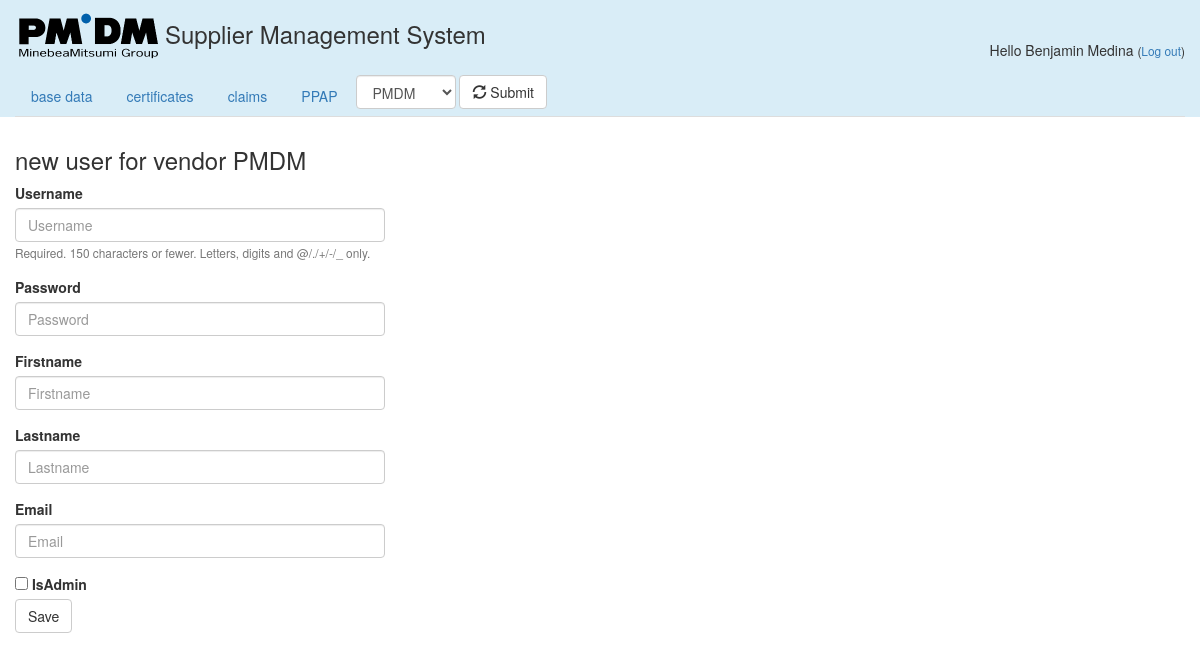
Screenshot of /SMS/user_new/1 (signed in) with the database file from the repository.
### SMS/models.py (models this page shows, shortened)
class UserProfile(models.Model):
    user = models.OneToOneField(User, on_delete=models.CASCADE)
    firstname = models.CharField(max_length=50)
    lastname = models.CharField(max_length=50)
    email = models.EmailField()
    company = models.ForeignKey(Company, on_delete=models.SET_NULL, null = True)
    isAdmin = models.BooleanField(default=False)
    isStaff = models.BooleanField(default=False)
    activation_key = models.CharField(max_length=40, default='1234')
    class Meta:
        ordering = ('user__username',)

class Company(models.Model):
   name =  models.CharField(max_length=200, unique=True, verbose_name='Vendor name')
   DUNS = models.CharField(max_length=10, unique=True)
   adress1 = models.CharField(max_length=200)
   adress2 = models.CharField(max_length=200, blank=True)
   postcode = models.CharField(max_length=15)
   town = models.CharField(max_length=200)
   country = CountryField()
   def __str__(self):
       return self.name

### SMS/views.py (the view)
# urls.py: path('user_new/<int:company_id>', views.user_new, name='user_new'),
@login_required
def user_new(request, company_id):
    actual_user_id = request.user
    user_profile = UserProfile.objects.get(user_id=actual_user_id)
    user_profile.company_id = company_id
    company = Company.objects.get(pk=user_profile.company_id)
    show_company = company_id
    vendors=[(vendor.pk, vendor.name) for vendor in Company.objects.all()]
    if request.method == "POST":
        form1 = UserForm(request.POST)
        form2 = UserProfileForm(request.POST)
        if form1.is_valid() and form2.is_valid():
            new_user = User.objects.create_user(**form1.cleaned_data)
            new_user_profile = form2.save(commit=False)
            user = User.objects.get(username = request.POST.get("username"))
            new_user_profile.user_id =  user.pk
            new_user_profile.company_id=show_company
            new_user_profile.save()
            return redirect('index')
    else:
        form1 = UserForm()
        form2 = UserProfileForm()
    return render(request, 'SMS/two_forms.html',{'user_profile':user_profile, 'company':company, 'show_company':show_company, 'vendors':vendors,  'form1': form1, 'form2':form2})

### SMS/forms.py
class UserForm(forms.ModelForm):
    class Meta:
        model = User
        fields = ('username', 'password')

class UserProfileForm(forms.ModelForm):
    class Meta:
        model = UserProfile
        fields =('firstname', 'lastname', 'email', 'isAdmin')

### SMS/templates/SMS/two_forms.html (shortened to what this page needs)
{% extends 'SMS/base.html' %}
{% block content %}
{% load bootstrap3 %}
{% bootstrap_css %}
<div class="col-md-4">
<h3>
{% if 'user_new'  in request.path %}
new user for vendor {{company}}
{% endif %}
 </h3>
    <form method="POST" class="form">{% csrf_token %}
        {% bootstrap_form form1 layout='inline' %}
        {% bootstrap_form form2 layout='inline' %}
  {% buttons %}
      {% bootstrap_button "Save" name="new_user" button_type="submit" button_class="btn-default" icon="glyphicon glyphicon-floppy-saved" %}
  {% endbuttons %}
    </form>
</div>
{% endblock %}

### SMS/templates/SMS/base.html (shortened to what this page needs)
{% load staticfiles %}
{% load fontawesome %}
<!DOCTYPE html>
<html lang="en">
    <head>
        {% fontawesome_stylesheet %}
        <link rel="stylesheet" href="{% static 'css/bootstrap.min.css' %}">
        <link rel="stylesheet" href="{% static 'css/SMS.css' %}">
    </head>
 <body>
        <div class="bg-info container-fluid">
            <div class="row">
                <div class="col-md-9">
                    <p class="h_3"><img src="{% static "images/PMDM_klein.png" %}" alt="Logo" height=75/>Supplier Management System</p>
                </div>
                <div class="col-md-3 text-right">
                    &nbsp;<br>
                    {% if user.is_authenticated %}
                        <br>
                        <p class="">Hello {{user_profile.firstname}} {{user_profile.lastname}} <small>(<a href="{% url 'logout' %}">Log out</a>)</small></p>
                     {% else %}
                        <h2><a href="{% url 'login' %}"><span class="glyphicon glyphicon-log-in"></span></a></h2>
                    {% endif %}
                </div>
            </div>
            <div class="row">
                <div class="col-md-12">
                    <ul class="nav nav-tabs">
                       <li role="presentation" {% if request.path == '/SMS/' %}class="active"{% endif %}><a href="{% url 'index' %}">base data</a></li>
                       <li role="presentation" {% if '/SMS/certs/'  in request.path %}class="active"{% endif %}><a href="{% url 'index' %}">certificates</a></li>
                       <li role="presentation" {% if '/SMS/claims/' in request.path %}class="active"{% endif %}><a href="{% url 'claims' show_company %}">claims</a></li>
                       <li role="presentation" {% if '/SMS/ppaps/'  in request.path %}class="active"{% endif %}><a href="{% url 'index' %}">PPAP</a></li>
                   {% if user_profile.isStaff == True %}
                   <form class="form-inline" action="{% url 'index' %}" method="post">
                   <select id = "vendor_choice" name = "vendor_choice" class="form-control">
                   {% for vendor_nr, vendor in vendors %}
                   <option value="{{ vendor_nr }}" {% if vendor_nr == show_company %}selected{% endif %}>{{ vendor }}</option>
                   {% endfor %}
                   </select>
                   <button type="submit" class="btn btn-default"> <span class="glyphicon glyphicon-refresh" aria-hidden="true"></span> Submit</button>
                   </form>
                   {% endif %}
                   </ul>
                </div>
            </div>
        </div>
        <div class="container-fluid">
            <div class="row">
            </div>
        </div>
{% block content %}
{% endblock %}
    </body>
</html>

### SMS/static/css/SMS.css (style rules this page uses)
.h_3 { margin-top: 0px; margin-bottom: 0px; font-size: 24px; font-family: inherit; font-weight:500; line-height: 1.1; color: inherit; }

### rows the page displays
UserProfile: firstname "Benjamin", lastname "Medina"
Company: vendor_choice "PMDM", name "PMDM"
